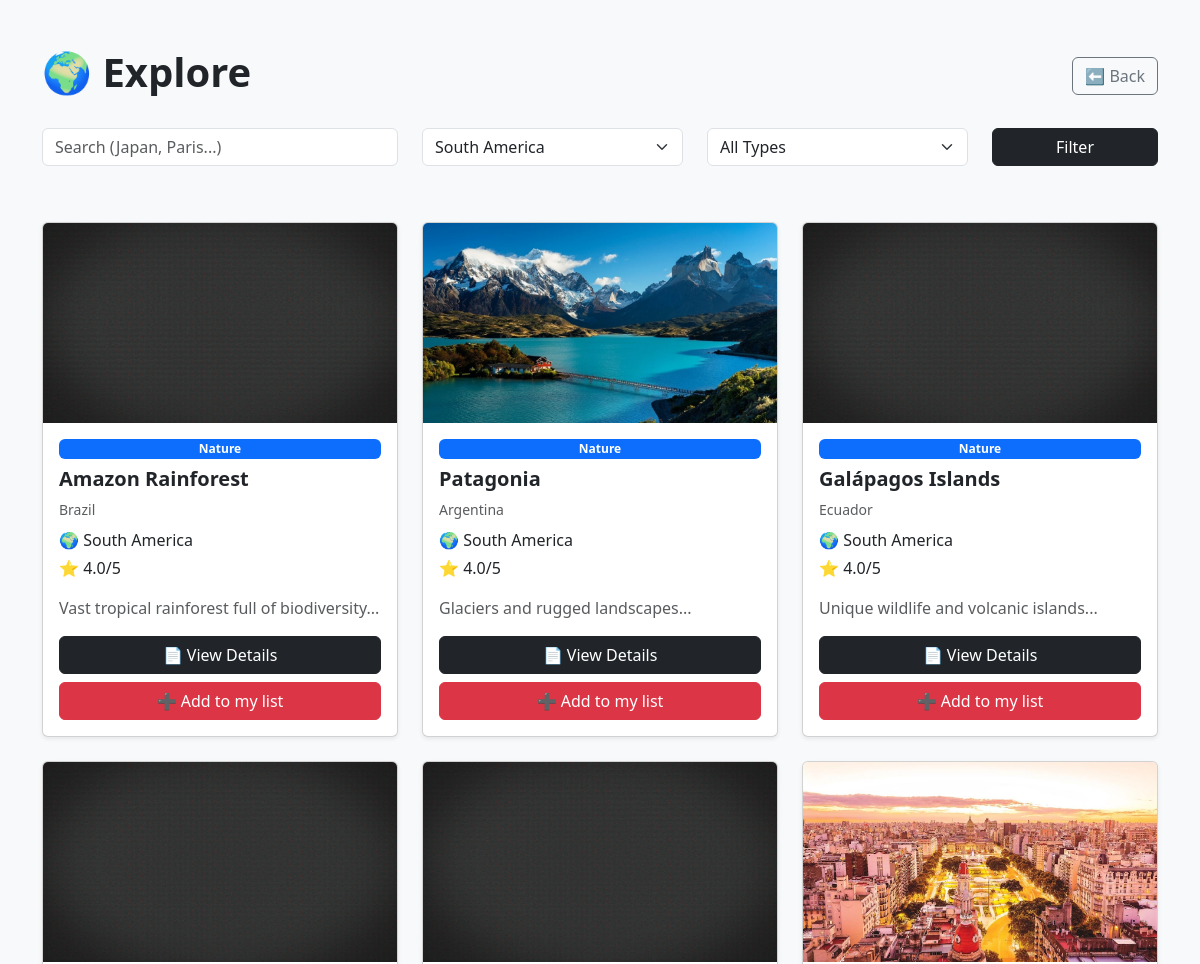
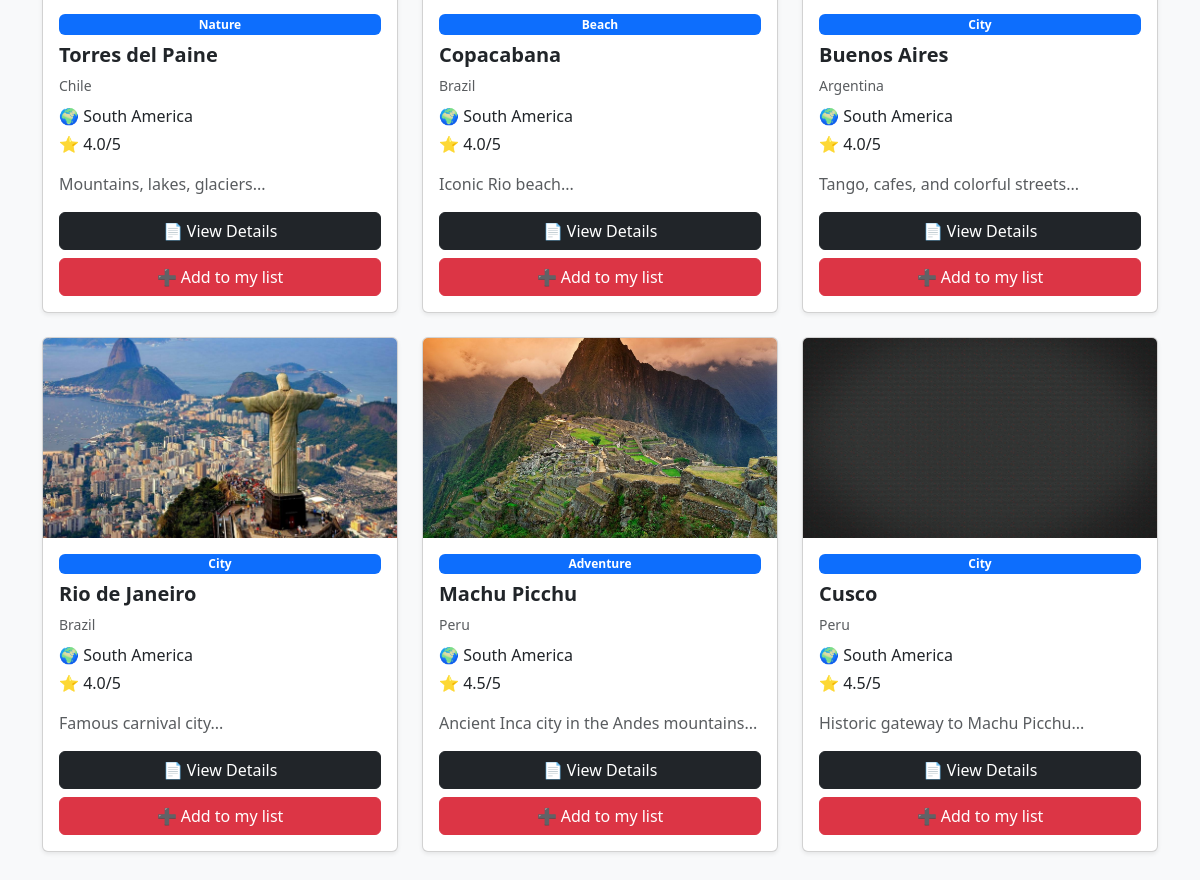
The page /explore.php?continent=South America (signed in) on the database its author committed (2 pictures, top to bottom).
### tables this page shows
CREATE TABLE `destinations` (
  `id` int(11) NOT NULL,
  `name` varchar(100) NOT NULL,
  `country` varchar(100) NOT NULL,
  `capital` varchar(100) NOT NULL,
  `description` text DEFAULT NULL,
  `image` varchar(255) DEFAULT NULL,
  `city` varchar(100) DEFAULT NULL,
  `continent` varchar(100) DEFAULT NULL,
  `category` varchar(100) DEFAULT NULL,
  `best_time` varchar(100) DEFAULT NULL,
  `highlights` text DEFAULT NULL,
  `rating` decimal(2,1) DEFAULT NULL,
  `population` bigint(20) DEFAULT NULL
);

### explore.php (the view, shortened to what this page needs)
<?php $imgPath = "assets/images/"; ?>
<?php
include 'db.php';
$where = [];
$params = [];
$types = "";
$search = $_GET['search'] ?? '';
$continent = $_GET['continent'] ?? '';
if (!empty($continent)) {
    $where[] = "continent = ?";
    $params[] = $continent;
    $types .= "s";
}
$sql = "SELECT * FROM destinations";
if (count($where) > 0) {
    $sql .= " WHERE " . implode(" AND ", $where);
}
$stmt = $conn->prepare($sql);
if (!empty($params)) {
    $stmt->bind_param($types, ...$params);
}
$stmt->execute();
$result = $stmt->get_result();
?>
<!DOCTYPE html>
<html lang="en">
<head>
    <link href="https://cdn.jsdelivr.net/npm/bootstrap@5.3.0/dist/css/bootstrap.min.css" rel="stylesheet">
</head>
<body class="bg-light">
    <div class="container py-5">
        <div class="d-flex justify-content-between align-items-center mb-4">
            <h1 class="fw-bold">🌍 Explore</h1>
            <a href="dashboard.php" class="btn btn-outline-secondary">⬅ Back</a>
        </div>
        <form method="GET" class="row mb-5">
            <div class="col-md-4 mb-2">
                <input
                    type="text"
                    name="search"
                    class="form-control"
                    placeholder="Search (Japan, Paris...)"
                    value="<?php echo htmlspecialchars($search); ?>">
            </div>
            <div class="col-md-3 mb-2">
                <select name="continent" class="form-select">
                    <option value="South America" <?php if ($continent == 'South America') echo 'selected'; ?>>South America</option>
                </select>
            </div>
            <div class="col-md-3 mb-2">
                <select name="category" class="form-select">
                    <option value="">All Types</option>
                </select>
            </div>
            <div class="col-md-2 mb-2">
                <button class="btn btn-dark w-100">Filter</button>
            </div>
        </form>
        <div class="row">
            <?php if ($result->num_rows > 0): ?>
                <?php while ($row = $result->fetch_assoc()): ?>
                    <div class="col-md-4 mb-4">
                        <div class="card shadow-sm h-100">
                            <img
                                src="<?php echo $imgPath . htmlspecialchars($row['image']); ?>"
                                class="card-img-top"
                                onerror="this.src='<?php echo $imgPath; ?>default.jpg';">
                            <div class="card-body d-flex flex-column">
                                <span class="badge bg-primary mb-2">
                                    <?php echo ucfirst($row['category']); ?>
                                </span>
                                <h5 class="fw-bold"><?php echo htmlspecialchars($row['name']); ?></h5>
                                <small class="text-muted mb-2"><?php echo htmlspecialchars($row['country']); ?></small>
                                <p class="mb-1">🌍 <?php echo htmlspecialchars($row['continent']); ?></p>
                                <p>⭐ <?php echo $row['rating']; ?>/5</p>
                                <p class="text-muted flex-grow-1">
                                    <?php echo substr(htmlspecialchars($row['description']), 0, 100); ?>...
                                </p>
                                <div class="mt-auto">
                                    <a href="details.php?id=<?php echo $row['id']; ?>"
                                        class="btn btn-dark w-100 mb-2">
                                        📄 View Details
                                    </a>
                                    <a href="add_to_list.php?id=<?php echo $row['id']; ?>"
                                        class="btn btn-danger w-100">
                                        ➕ Add to my list
                                    </a>
                                </div>
                            </div>
                        </div>
                    </div>
                <?php endwhile; ?>
            <?php else: ?>
                <p class="text-center text-muted">No destinations found 😢</p>
            <?php endif; ?>
        </div>
    </div>
</body>
</html>

### explore.php (style rules this page uses)
.card-img-top { height: 200px; object-fit: cover; }

### rows shown on the page
destinations: category "Nature", name "Amazon Rainforest", country "Brazil", continent "South America", rating "4.0", description "Vast tropical rainforest full of biodiversity"
destinations: image (picture), category "Nature", name "Patagonia", country "Argentina", continent "South America", rating "4.0", description "Glaciers and rugged landscapes"
destinations: category "Nature", name "Galápagos Islands", country "Ecuador", continent "South America", rating "4.0", description "Unique wildlife and volcanic islands"
destinations: category "Nature", name "Torres del Paine", country "Chile", continent "South America", rating "4.0", description "Mountains, lakes, glaciers"
destinations: category "Beach", name "Copacabana", country "Brazil", continent "South America", rating "4.0", description "Iconic Rio beach"
destinations: image (picture), category "City", name "Buenos Aires", country "Argentina", continent "South America", rating "4.0", description "Tango, cafes, and colorful streets"
destinations: image (picture), category "City", name "Rio de Janeiro", country "Brazil", continent "South America", rating "4.0", description "Famous carnival city"
destinations: image (picture), category "Adventure", name "Machu Picchu", country "Peru", continent "South America", rating "4.5", description "Ancient Inca city in the Andes mountains"
destinations: category "City", name "Cusco", country "Peru", continent "South America", rating "4.5", description "Historic gateway to Machu Picchu"
